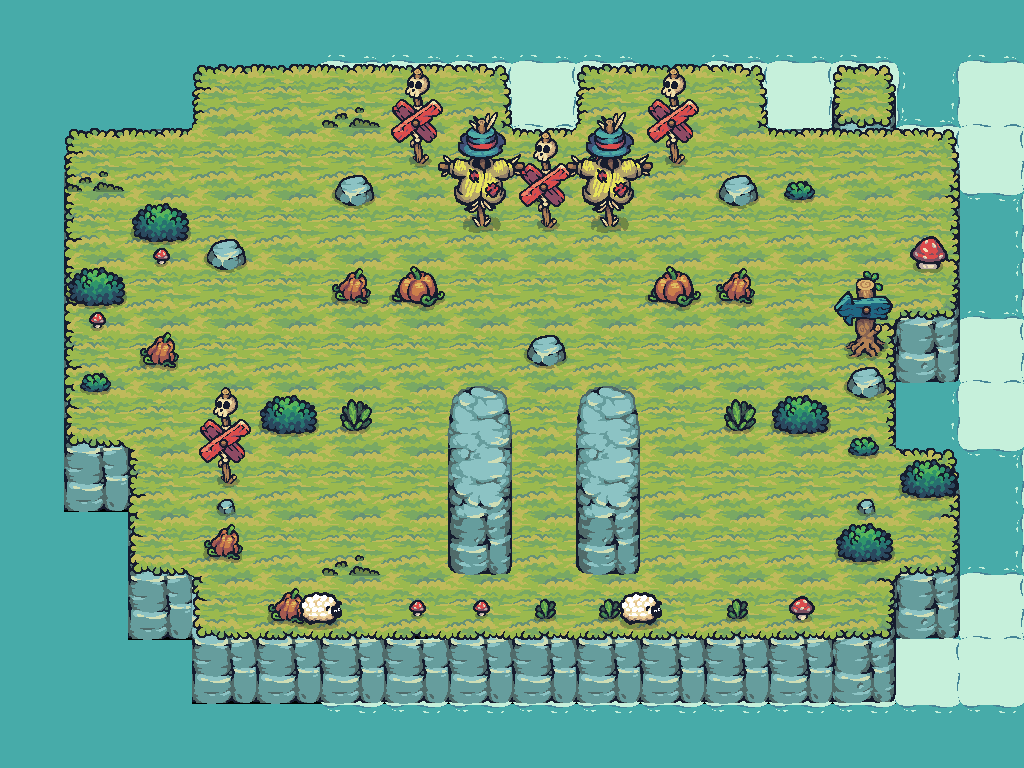

A 2D game scene composited from a Tiled map and its tileset images. What follows is a short description and the map's XML, with each tile layer's data collapsed to a summary:
An orthogonal 16x12 tile map with 64x64 px tiles, 13 tile layers (Water, Foam, layerforedge, new game bg, ...), 25 tilesets and 36 objects (24x Block, 4x Tree, 4x Barrel, AntiPlayerCheckpoint, PlayerCheckpoint, ...).

<map version="1.10" tiledversion="1.11.0" orientation="orthogonal" renderorder="right-down" width="16" height="12" tilewidth="64" tileheight="64" infinite="0" nextlayerid="30" nextobjectid="11">
<properties>
  <property name="Star1" type="int" value="35" />
  <property name="Star2" type="int" value="40" />
  <property name="Star3" type="int" value="45" />
 </properties>
 <tileset firstgid="1" source="Terrain.tsx" />
 <tileset firstgid="41" source="Castle_Red.tsx" />
 <tileset firstgid="61" source="Tree.tsx" />
 <tileset firstgid="169" source="17.tsx" />
 <tileset firstgid="171" source="Tower_Blue.tsx" />
 <tileset firstgid="179" source="01.tsx" />
 <tileset firstgid="180" source="06.tsx" />
 <tileset firstgid="181" source="18.tsx" />
 <tileset firstgid="190" source="09.tsx" />
 <tileset firstgid="191" source="12.tsx" />
 <tileset firstgid="192" source="16.tsx" />
 <tileset firstgid="194" source="Castle_Destroyed.tsx" />
 <tileset firstgid="214" source="HappySheep_Idle.tsx" />
 <tileset firstgid="222" source="Tree_192.tsx" />
 <tileset firstgid="234" source="Water.tsx" />
 <tileset firstgid="235" source="Foam_192.tsx" />
 <tileset firstgid="243" source="Tilemap_Elevation.tsx" />
 <tileset firstgid="275" source="02.tsx" />
 <tileset firstgid="276" source="03.tsx" />
 <tileset firstgid="277" source="04.tsx" />
 <tileset firstgid="278" source="07.tsx" />
 <tileset firstgid="279" source="10.tsx" />
 <tileset firstgid="280" source="TX Props.tsx" />
 <tileset firstgid="344" source="13.tsx" />
 <tileset firstgid="345" source="11.tsx" />
 <group id="26" name="Common">
  <layer id="13" name="Water" width="16" height="12">
   <data>[192 cells, 88 non-empty, 1 distinct tile ids]</data>
  </layer>
  <layer id="14" name="Foam" width="16" height="12" offsetx="128" offsety="0">
   <data>[192 cells, 44 non-empty, 1 distinct tile ids]</data>
  </layer>
  <layer id="19" name="layerforedge" width="16" height="12">
   <data>[192 cells, 30 non-empty, 11 distinct tile ids]</data>
  </layer>
  <layer id="15" name="new game bg" width="16" height="12">
   <data>[192 cells, 128 non-empty, 12 distinct tile ids]</data>
  </layer>
  <layer id="24" name="eat" width="16" height="12">
   <data>[192 cells, 5 non-empty, 3 distinct tile ids]</data>
  </layer>
  <layer id="27" name="grass" width="16" height="12">
   <data>[192 cells, 3 non-empty, 1 distinct tile ids]</data>
  </layer>
  <layer id="17" name="props" width="16" height="12" offsetx="0" offsety="32">
   <data>[192 cells, 17 non-empty, 7 distinct tile ids]</data>
  </layer>
  <layer id="18" name="propsLayer2" width="16" height="12">
   <data>[192 cells, 8 non-empty, 5 distinct tile ids]</data>
  </layer>
  <objectgroup id="21" name="TreesOutSideGameGrid" class="TreesOutSideGameGrid">
   <object id="3" name="Tree" type="Tree" x="192" y="128" width="64" height="64" />
   <object id="5" name="Tree" type="Tree" x="256" y="128" width="64" height="64" />
   <object id="6" name="Block" type="Block" x="384" y="128" width="64" height="64" />
   <object id="7" name="Tree" type="Tree" x="832" y="192" width="64" height="64" />
   <object id="8" name="Block" type="Block" x="640" y="128" width="64" height="64" />
   <object id="9" name="Tree" type="Tree" x="192" y="320" width="64" height="64" />
  </objectgroup>
  <layer id="22" name="AheadOfTreesProps" width="16" height="12">
   <data>[192 cells, 6 non-empty, 6 distinct tile ids]</data>
  </layer>
  <objectgroup id="30" name="CollisionblocksForGrid">
   <object id="101" name="Block" type="Block" x="256" y="128" width="576" height="64" />
   <object id="102" name="Block" type="Block" x="256" y="576" width="576" height="64" />
   <object id="103" name="Block" type="Block" x="192" y="192" width="64" height="384" />
   <object id="104" name="Block" type="Block" x="831" y="192" width="64" height="384" />
  </objectgroup>
  <layer id="25" name="BottomEdge" width="16" height="12">
   <data>[192 cells, 2 non-empty, 1 distinct tile ids]</data>
  </layer>
 </group>
 <layer id="13" name="CollisionblockTileLayer" width="16" height="12">
  <data>[192 cells, 17 non-empty, 10 distinct tile ids]</data>
 </layer>
 <layer id="28" name="NewCollisionLayer" width="16" height="12">
  <data>[192 cells, 11 non-empty, 11 distinct tile ids]</data>
 </layer>
 <layer id="29" name="morecollisionblock" width="16" height="12">
  <data>[192 cells, 11 non-empty, 11 distinct tile ids]</data>
 </layer>
 <objectgroup id="5" name="Collisionblocks">
  <object id="1" name="Block" type="Block" x="448" y="192" width="64" height="64" />
  <object id="2" name="Block" type="Block" x="512" y="192" width="64" height="64" />
  <object id="3" name="Block" type="Block" x="576" y="192" width="64" height="64" />
  <object id="4" name="Block" type="Block" x="320" y="256" width="64" height="64" />
  <object id="5" name="Block" type="Block" x="384" y="256" width="64" height="64" />
  <object id="6" name="Block" type="Block" x="640" y="256" width="64" height="64" />
  <object id="7" name="Block" type="Block" x="704" y="256" width="64" height="64" />
  <object id="10" name="Block" type="Block" x="512" y="320" width="64" height="64" />
  <object id="12" name="Block" type="Block" x="256" y="384" width="64" height="64" />
  <object id="13" name="Block" type="Block" x="320" y="384" width="64" height="64" />
  <object id="14" name="Block" type="Block" x="448" y="384" width="64" height="64" />
  <object id="15" name="Block" type="Block" x="576" y="384" width="64" height="64" />
  <object id="16" name="Block" type="Block" x="704" y="384" width="64" height="64" />
  <object id="17" name="Block" type="Block" x="768" y="384" width="64" height="64" />
  <object id="19" name="Block" type="Block" x="448" y="448" width="64" height="64" />
  <object id="20" name="Block" type="Block" x="576" y="448" width="64" height="64" />
  <object id="23" name="Block" type="Block" x="448" y="512" width="64" height="64" />
  <object id="24" name="Block" type="Block" x="576" y="512" width="64" height="64" />
 </objectgroup>
 <objectgroup id="6" name="Checkpoints">
  <object id="18" name="AntiPlayerCheckpoint" type="AntiPlayerCheckpoint" x="256" y="448" width="64" height="64" />
  <object id="25" name="PlayerCheckpoint" type="PlayerCheckpoint" x="768" y="512" width="64" height="64" />
 </objectgroup>
 <objectgroup id="7" name="Spawnpoints">
  <object id="8" name="Barrel" type="Barrel" x="256" y="320" width="64" height="64" />
  <object id="9" name="Player" type="Player" x="384" y="320" width="64" height="64" />
  <object id="11" name="Barrel" type="Barrel" x="768" y="320" width="64" height="64" />
  <object id="21" name="Barrel" type="Barrel" x="768" y="448" width="64" height="64" />
  <object id="22" name="Barrel" type="Barrel" x="384" y="512" width="64" height="64" />
  <object id="26" name="AntiPlayer" type="AntiPlayer" x="768" y="512" width="64" height="64" />
 </objectgroup>
</map>
